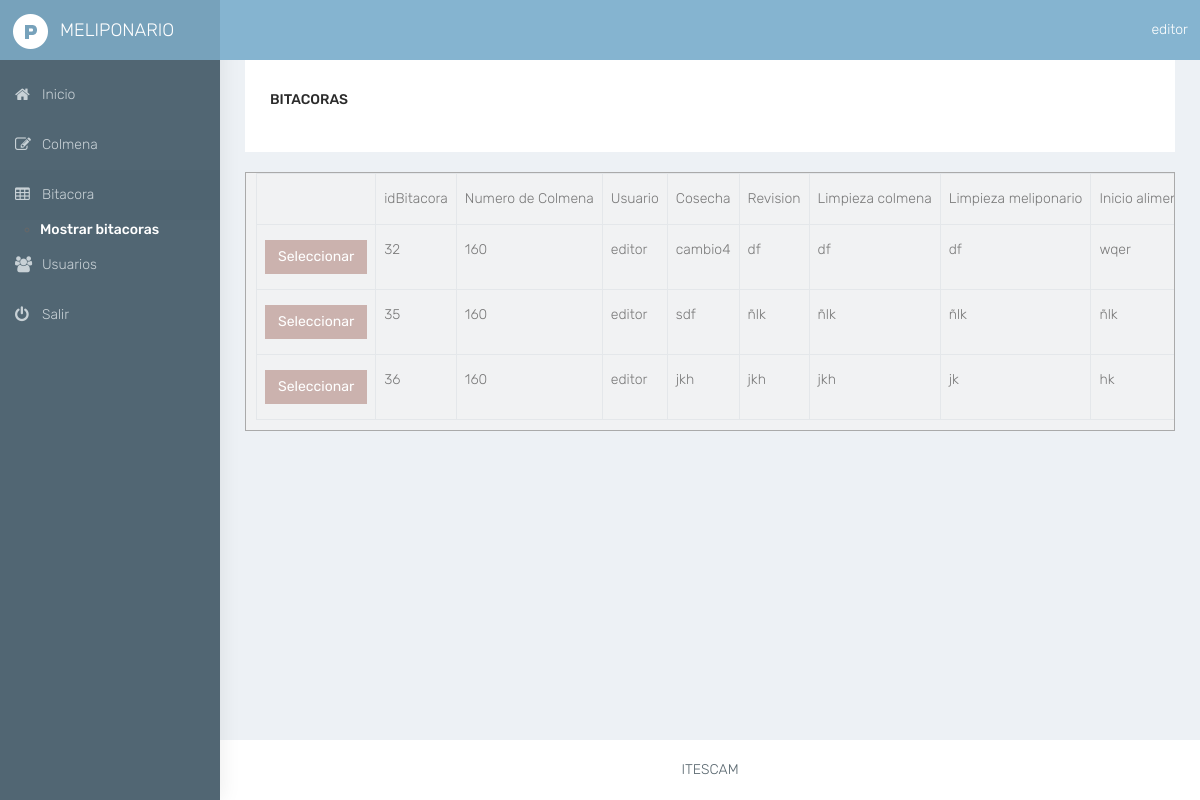
Page /Meliponas/Administrador/Bitacora/bitacoras.php (signed in) on the committed database.
### tables this page shows
CREATE TABLE `bitacora` (
  `idBitacora` int(255) NOT NULL,
  `idColmena` int(255) NOT NULL,
  `idUsuario` varchar(255) NOT NULL,
  `cosecha` varchar(2500) NOT NULL,
  `revision` varchar(2500) NOT NULL,
  `lim_col` varchar(2500) NOT NULL,
  `lim_meli` varchar(2500) NOT NULL,
  `a_inicio` varchar(2500) NOT NULL,
  `a_termino` varchar(2500) NOT NULL,
  `a_cantidad` varchar(2500) NOT NULL,
  `a_numero` int(255) NOT NULL,
  `dosis` varchar(2500) NOT NULL,
  `inicio` varchar(2500) NOT NULL,
  `termino` varchar(2500) NOT NULL,
  `desarrollo` varchar(2500) NOT NULL,
  `miel` varchar(2500) NOT NULL,
  `cria` varchar(2500) NOT NULL,
  `abeja` varchar(2500) NOT NULL,
  `cera` varchar(2500) NOT NULL,
  `fecha` varchar(2500) NOT NULL,
  `ingredientes` varchar(2500) NOT NULL,
  `observacion` varchar(2500) NOT NULL
);

### Meliponas/Administrador/Bitacora/bitacoras.php (the view, shortened to what this page needs)
<?php include 'conexion.php' ?>
<?php
    $usuario = $_SESSION['username'];
  $bitacora = "SELECT * FROM bitacora";
  $resultado = $conexion->query($bitacora);
?>
<!DOCTYPE html>
<html lang="en">
<head>
    <link href="../../bootstrap/dist/css/bootstrap.min.css" rel="stylesheet">
    <link href="../../plugins/bower_components/sidebar-nav/dist/sidebar-nav.min.css" rel="stylesheet">
    <link href="../../css/animate.css" rel="stylesheet">
    <link href="../../css/style.css" rel="stylesheet">
    <link href="../../css/colors/blue-dark.css" id="theme" rel="stylesheet">
</head>
<body>
    <div id="wrapper">
        <nav class="navbar navbar-default navbar-static-top m-b-0">
            <div class="navbar-header"> <a class="navbar-toggle hidden-sm hidden-md hidden-lg " href="javascript:void(0)" data-toggle="collapse" data-target=".navbar-collapse"><i class="fa fa-bars"></i></a>
                <div class="top-left-part"><a class="logo" href="../index.php"><b><img src="../../plugins/images/pixeladmin-logo.png" alt="home" /></b>Meliponario</a></div>
                <ul class="nav navbar-top-links navbar-right pull-right">
                    <li>
                        <a class="profile-pic" href="#"> <b class="hidden-xs" ></b> <?php echo $usuario; ?> </a>
                    </li>
                </ul>
            </div>
        </nav>
        <div id="page-wrapper">
            <div class="container-fluid">
                <div class="row">
                    <div class="col-md-12">
                        <div class="white-box">
                            <h3 class="box-title">Bitacoras</h3> </div>
  <div class="scrollmenu" id="scrollmenu">
      <table border="1" class="table table-bordered table-hover">
        <tr>
          <td></td>
          <td>idBitacora</td>
          <td>Numero de Colmena</td>
          <td>Usuario</td>
          <td>Cosecha</td>
          <td>Revision</td>
          <td>Limpieza colmena</td>
          <td>Limpieza meliponario</td>
          <td>Inicio alimentacion</td>
        </tr>
        <?php
        while ($fila=$resultado -> fetch_assoc())
        {?>
          <tr>
            <td>
              <form accion="" method="post" action="agrega.php">
              <a href="../Bitacora/agrega.php?idBitacora=<?php echo $fila['idBitacora']; ?>">  <input type="button" name="ejecutar" value="Seleccionar" class="btn btn-danger"/> </a>
              </form>
            </td>
            <td><?php echo $fila['idBitacora']; ?></td>
            <td><?php echo $fila['idColmena']; ?></td>
            <td><?php echo $usuario; ?></td>
            <td><?php echo $fila['cosecha']; ?></td>
            <td><?php echo $fila['revision']; ?></td>
            <td><?php echo $fila['lim_col']; ?></td>
            <td><?php echo $fila['lim_meli']; ?></td>
            <td><?php echo $fila['a_inicio']; ?></td>
          </tr>
        <?php } ?>
      </table>
    </div>
                    </div>
                </div>
            </div>
            <footer class="footer text-center">ITESCAM</footer>
        </div>
    </div>
</body>
</html>

### Meliponas/css/colors/blue-dark.css (style rules this page uses)
body { background:#516673 }
.top-left-part { background:rgba(0,0,0,0.1) }
.navbar-header { background:#85b4d0 }
.navbar-top-links>li>a { color:#ffffff }

### Meliponas/Administrador/Bitacora/bitacoras.php (style rules this page uses)
.scrollmenu { overflow:auto; white-space: nowrap; margin: 2rem auto; border: 1px solid #aaa; background: #f1f2f3; overflow:auto; box-sizing: border-box; padding:0 1rem; background: auto; }

### rows in the picture
bitacora: idBitacora "32", idColmena "160", cosecha "cambio4", revision "df", lim_col "df", lim_meli "df", a_inicio "wqer"
bitacora: idBitacora "35", idColmena "160", cosecha "sdf", revision "ñlk", lim_col "ñlk", lim_meli "ñlk", a_inicio "ñlk"
bitacora: idBitacora "36", idColmena "160", cosecha "jkh", revision "jkh", lim_col "jkh", lim_meli "jk", a_inicio "hk"

### other values in the picture
$usuario "editor"
